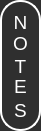
   <widget class="QFrame" name="Notes_Label_Frame">
    <property name="geometry">
     <rect>
      <x>10</x>
      <y>678</y>
      <width>41</width>
      <height>131</height>
     </rect>
    </property>
    <property name="minimumSize">
     <size>
      <width>41</width>
      <height>131</height>
     </size>
    </property>
    <property name="maximumSize">
     <size>
      <width>41</width>
      <height>131</height>
     </size>
    </property>
    <property name="styleSheet">
     <string notr="true">QWidget{
	background-color: #2F2F2F;
	color: rgb(255, 255, 255);
	border: 2px solid #ffffff;
	border-style: outset;
    	border-radius: 20px;
}</string>
    </property>
    <property name="frameShape">
     <enum>QFrame::StyledPanel</enum>
    </property>
    <property name="frameShadow">
     <enum>QFrame::Raised</enum>
    </property>
    <widget class="QLabel" name="Notes_Text_Label">
     <property name="geometry">
      <rect>
       <x>0</x>
       <y>2</y>
       <width>41</width>
       <height>41</height>
      </rect>
     </property>
     <property name="layoutDirection">
      <enum>Qt::LeftToRight</enum>
     </property>
     <property name="autoFillBackground">
      <bool>false</bool>
     </property>
     <property name="styleSheet">
      <string notr="true">QLabel {
border: none;
background-color: rgba(0, 0, 0, 0);
color: rgb(255, 255, 255);
font: 75 18pt &quot;Acme&quot;;
}</string>
     </property>
     <property name="text">
      <string>&lt;!DOCTYPE HTML PUBLIC &quot;-//W3C//DTD HTML 4.0//EN&quot; &quot;http://www.w3.org/TR/REC-html40/strict.dtd&quot;&gt;
&lt;html&gt;&lt;head&gt;&lt;meta name=&quot;qrichtext&quot; content=&quot;1&quot; /&gt;&lt;style type=&quot;text/css&quot;&gt;
p, li { white-space: pre-wrap; }
&lt;/style&gt;&lt;/head&gt;&lt;body style=&quot; font-family:'Acme'; font-size:18pt; font-weight:72; font-style:normal;&quot;&gt;
&lt;p style=&quot; margin-top:12px; margin-bottom:12px; margin-left:0px; margin-right:0px; -qt-block-indent:0; text-indent:0px;&quot;&gt;&lt;span style=&quot; font-size:14pt;&quot;&gt;N&lt;/span&gt;&lt;/p&gt;&lt;/body&gt;&lt;/html&gt;</string>
     </property>
     <property name="textFormat">
      <enum>Qt::RichText</enum>
     </property>
     <property name="scaledContents">
      <bool>false</bool>
     </property>
     <property name="alignment">
      <set>Qt::AlignCenter</set>
     </property>
     <property name="wordWrap">
      <bool>false</bool>
     </property>
     <property name="openExternalLinks">
      <bool>false</bool>
     </property>
    </widget>
    <widget class="QLabel" name="Notes_Text_Label_2">
     <property name="geometry">
      <rect>
       <x>0</x>
       <y>23</y>
       <width>41</width>
       <height>41</height>
      </rect>
     </property>
     <property name="layoutDirection">
      <enum>Qt::LeftToRight</enum>
     </property>
     <property name="autoFillBackground">
      <bool>false</bool>
     </property>
     <property name="styleSheet">
      <string notr="true">QLabel {
border: none;
background-color: rgba(0, 0, 0, 0);
color: rgb(255, 255, 255);
font: 75 18pt &quot;Acme&quot;;
}</string>
     </property>
     <property name="text">
      <string>&lt;!DOCTYPE HTML PUBLIC &quot;-//W3C//DTD HTML 4.0//EN&quot; &quot;http://www.w3.org/TR/REC-html40/strict.dtd&quot;&gt;
&lt;html&gt;&lt;head&gt;&lt;meta name=&quot;qrichtext&quot; content=&quot;1&quot; /&gt;&lt;style type=&quot;text/css&quot;&gt;
p, li { white-space: pre-wrap; }
&lt;/style&gt;&lt;/head&gt;&lt;body style=&quot; font-family:'Acme'; font-size:18pt; font-weight:72; font-style:normal;&quot;&gt;
&lt;p style=&quot; margin-top:12px; margin-bottom:12px; margin-left:0px; margin-right:0px; -qt-block-indent:0; text-indent:0px;&quot;&gt;&lt;span style=&quot; font-size:14pt;&quot;&gt;O&lt;/span&gt;&lt;/p&gt;&lt;/body&gt;&lt;/html&gt;</string>
     </property>
     <property name="textFormat">
      <enum>Qt::RichText</enum>
     </property>
     <property name="scaledContents">
      <bool>false</bool>
     </property>
     <property name="alignment">
      <set>Qt::AlignCenter</set>
     </property>
     <property name="wordWrap">
      <bool>false</bool>
     </property>
     <property name="openExternalLinks">
      <bool>false</bool>
     </property>
    </widget>
    <widget class="QLabel" name="Notes_Text_Label_3">
     <property name="geometry">
      <rect>
       <x>0</x>
       <y>46</y>
       <width>41</width>
       <height>41</height>
      </rect>
     </property>
     <property name="layoutDirection">
      <enum>Qt::LeftToRight</enum>
     </property>
     <property name="autoFillBackground">
      <bool>false</bool>
     </property>
     <property name="styleSheet">
      <string notr="true">QLabel {
border: none;
background-color: rgba(0, 0, 0, 0);
color: rgb(255, 255, 255);
font: 75 18pt &quot;Acme&quot;;
}</string>
     </property>
     <property name="text">
      <string>&lt;!DOCTYPE HTML PUBLIC &quot;-//W3C//DTD HTML 4.0//EN&quot; &quot;http://www.w3.org/TR/REC-html40/strict.dtd&quot;&gt;
&lt;html&gt;&lt;head&gt;&lt;meta name=&quot;qrichtext&quot; content=&quot;1&quot; /&gt;&lt;style type=&quot;text/css&quot;&gt;
p, li { white-space: pre-wrap; }
&lt;/style&gt;&lt;/head&gt;&lt;body style=&quot; font-family:'Acme'; font-size:18pt; font-weight:72; font-style:normal;&quot;&gt;
&lt;p style=&quot; margin-top:12px; margin-bottom:12px; margin-left:0px; margin-right:0px; -qt-block-indent:0; text-indent:0px;&quot;&gt;&lt;span style=&quot; font-size:14pt;&quot;&gt;T&lt;/span&gt;&lt;/p&gt;&lt;/body&gt;&lt;/html&gt;</string>
     </property>
     <property name="textFormat">
      <enum>Qt::RichText</enum>
     </property>
     <property name="scaledContents">
      <bool>false</bool>
     </property>
     <property name="alignment">
      <set>Qt::AlignCenter</set>
     </property>
     <property name="wordWrap">
      <bool>false</bool>
     </property>
     <property name="openExternalLinks">
      <bool>false</bool>
     </property>
    </widget>
    <widget class="QLabel" name="Notes_Text_Label_4">
     <property name="geometry">
      <rect>
       <x>0</x>
       <y>66</y>
       <width>41</width>
       <height>41</height>
      </rect>
     </property>
     <property name="layoutDirection">
      <enum>Qt::LeftToRight</enum>
     </property>
     <property name="autoFillBackground">
      <bool>false</bool>
     </property>
     <property name="styleSheet">
      <string notr="true">QLabel {
border: none;
background-color: rgba(0, 0, 0, 0);
color: rgb(255, 255, 255);
font: 75 18pt &quot;Acme&quot;;
}</string>
     </property>
     <property name="text">
      <string>&lt;!DOCTYPE HTML PUBLIC &quot;-//W3C//DTD HTML 4.0//EN&quot; &quot;http://www.w3.org/TR/REC-html40/strict.dtd&quot;&gt;
&lt;html&gt;&lt;head&gt;&lt;meta name=&quot;qrichtext&quot; content=&quot;1&quot; /&gt;&lt;style type=&quot;text/css&quot;&gt;
p, li { white-space: pre-wrap; }
&lt;/style&gt;&lt;/head&gt;&lt;body style=&quot; font-family:'Acme'; font-size:18pt; font-weight:72; font-style:normal;&quot;&gt;
&lt;p style=&quot; margin-top:12px; margin-bottom:12px; margin-left:0px; margin-right:0px; -qt-block-indent:0; text-indent:0px;&quot;&gt;&lt;span style=&quot; font-size:14pt;&quot;&gt;E&lt;/span&gt;&lt;/p&gt;&lt;/body&gt;&lt;/html&gt;</string>
     </property>
     <property name="textFormat">
      <enum>Qt::RichText</enum>
     </property>
     <property name="scaledContents">
      <bool>false</bool>
     </property>
     <property name="alignment">
      <set>Qt::AlignCenter</set>
     </property>
     <property name="wordWrap">
      <bool>false</bool>
     </property>
     <property name="openExternalLinks">
      <bool>false</bool>
     </property>
    </widget>
    <widget class="QLabel" name="Notes_Text_Label_5">
     <property name="geometry">
      <rect>
       <x>0</x>
       <y>90</y>
       <width>41</width>
       <height>41</height>
      </rect>
     </property>
     <property name="layoutDirection">
      <enum>Qt::LeftToRight</enum>
     </property>
     <property name="autoFillBackground">
      <bool>false</bool>
     </property>
     <property name="styleSheet">
      <string notr="true">QLabel {
border: none;
background-color: rgba(0, 0, 0, 0);
color: rgb(255, 255, 255);
font: 75 18pt &quot;Acme&quot;;
}</string>
     </property>
     <property name="text">
      <string>&lt;!DOCTYPE HTML PUBLIC &quot;-//W3C//DTD HTML 4.0//EN&quot; &quot;http://www.w3.org/TR/REC-html40/strict.dtd&quot;&gt;
&lt;html&gt;&lt;head&gt;&lt;meta name=&quot;qrichtext&quot; content=&quot;1&quot; /&gt;&lt;style type=&quot;text/css&quot;&gt;
p, li { white-space: pre-wrap; }
&lt;/style&gt;&lt;/head&gt;&lt;body style=&quot; font-family:'Acme'; font-size:18pt; font-weight:72; font-style:normal;&quot;&gt;
&lt;p style=&quot; margin-top:12px; margin-bottom:12px; margin-left:0px; margin-right:0px; -qt-block-indent:0; text-indent:0px;&quot;&gt;&lt;span style=&quot; font-size:14pt;&quot;&gt;S&lt;/span&gt;&lt;/p&gt;&lt;/body&gt;&lt;/html&gt;</string>
     </property>
     <property name="textFormat">
      <enum>Qt::RichText</enum>
     </property>
     <property name="scaledContents">
      <bool>false</bool>
     </property>
     <property name="alignment">
      <set>Qt::AlignCenter</set>
     </property>
     <property name="wordWrap">
      <bool>false</bool>
     </property>
     <property name="openExternalLinks">
      <bool>false</bool>
     </property>
    </widget>
   </widget>
